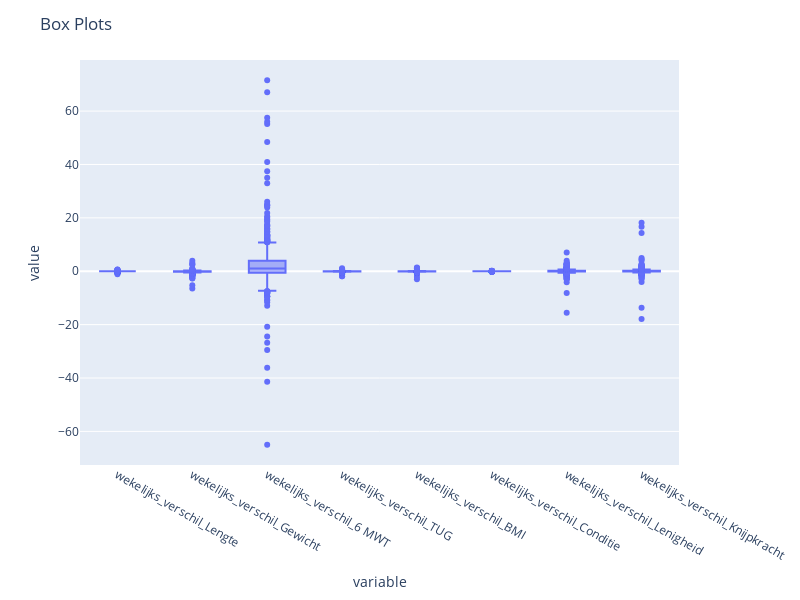

The notebook cell this image was saved under:
### Markdown cell above
Identify outliers

### Code cell
# Remove rows insane values since this messes the plot
df_fitheids_scan = df_fitheids_scan[df_fitheids_scan['wekelijks_verschil_Lenigheid'] <= 3000]

# Create box plots for each column
fig = px.box(df_fitheids_scan, y=['wekelijks_verschil_Lengte', 'wekelijks_verschil_Gewicht',
               'wekelijks_verschil_6 MWT', 'wekelijks_verschil_TUG',
               'wekelijks_verschil_BMI', 'wekelijks_verschil_Conditie',
               'wekelijks_verschil_Lenigheid', 'wekelijks_verschil_Knijpkracht'], facet_col_wrap=4)

# Update the layout and show the figure
fig.update_layout(height=600, width=800, title_text="Box Plots")
fig.show()

### Figure 1 — Plotly figure (JSON) as saved in the notebook; plotly's stock layout.template omitted (floating-point values rounded to 4 significant figures; data arrays with more than 128 entries replaced by an {"elided": "..."} marker saying what was removed)
{"data": [{"alignmentgroup": "True", "hovertemplate": "variable=%{x}<br>value=%{y}<extra></extra>", "legendgroup": "", "marker": {"color": "#636efa"}, "name": "", "notched": false, "offsetgroup": "", "orientation": "v", "showlegend": false, "type": "box", "x": {"elided": "8024 str values"}, "x0": " ", "xaxis": "x", "y": {"elided": "8024 float values"}, "y0": " ", "yaxis": "y"}], "layout": {"boxmode": "group", "height": 600, "legend": {"tracegroupgap": 0}, "margin": {"t": 60}, "title": {"text": "Box Plots"}, "width": 800, "xaxis": {"anchor": "y", "domain": [0, 1], "title": {"text": "variable"}}, "yaxis": {"anchor": "x", "domain": [0, 1], "title": {"text": "value"}}}}
